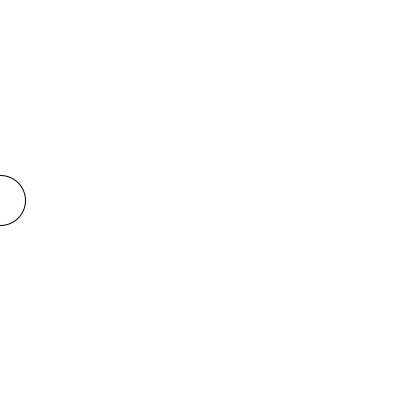
Frame 1 (no input)
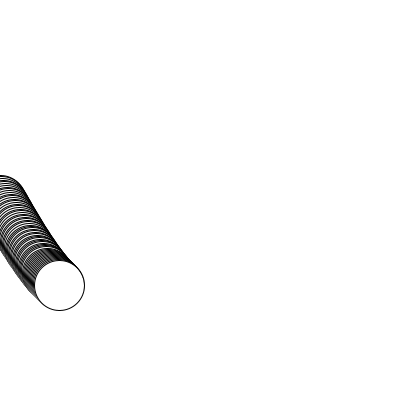
Frame 60 (the mouse pressed at the canvas centre just before this capture)
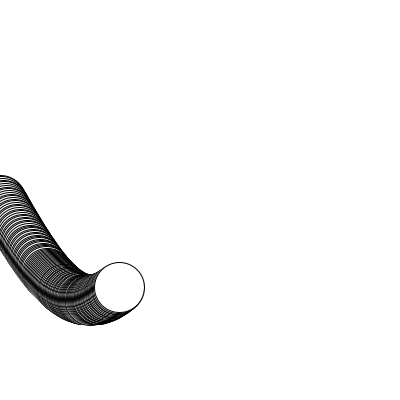
Frame 120 (the mouse held since frame 60 and released just before this capture)

The Processing sketch that drew these frames (run headless with seeded random() and noise(); from frame 60 on, the mouse is pressed at the canvas centre):

// Processing sketch: circle_following_sin_func_path
// ── circle_following_sin_func_path.pde
float cx,cy, theta;
void setup(){
  size(400,400);
  background(255);
  cx=0;
  cy=0;
  theta=0;
}
void draw(){
  cy=newY(100, height/2, theta);
  circle(cx,cy,50);

  //this is taking theta (a degree measure) and then converts that into radians
  //the DEGREE MEASURE IS INCREMENTED BY 1 BEFORE BEING FED TO THE CIRCLE FUNCTION
  cx++;
  theta++;
  println("degLEE " + theta + "\trad: " + radians(theta));
  if (cx>=width){
    cx=0;
  }
}
float newY(int amplitude, int offset, float t){
  float y=sin(radians(t));
  y=y*amplitude+offset;
  return y;
}

//y=100sin(theta)+h/2
//x=100cos(theta)+w/2
//thas how u graph a circle moving in the path of a circle
//polar coords
//y=rsintheta
//x=rcostheta
//r is basically radius of circle
//make clock
